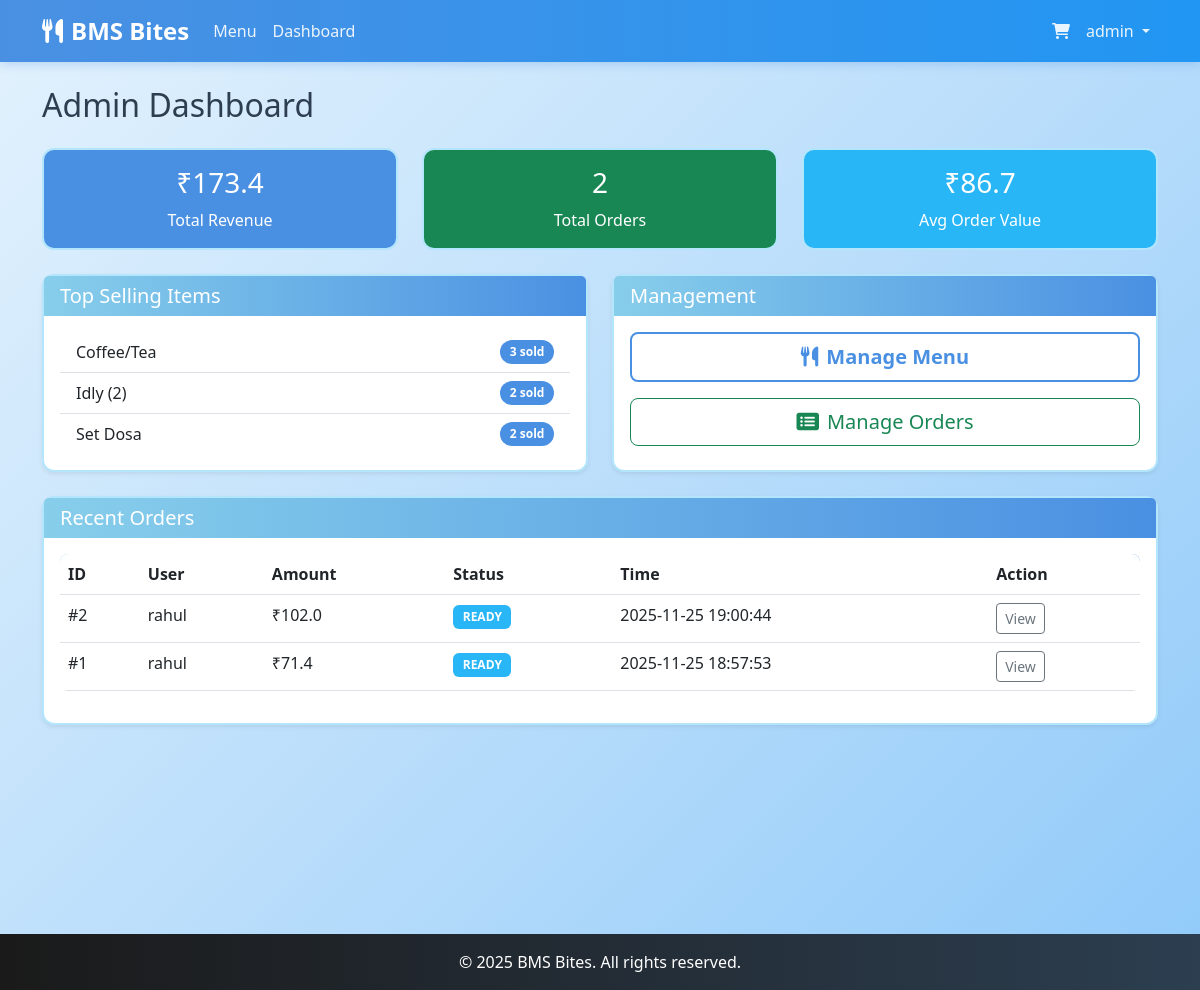
The app's page /admin/dashboard (signed in), older data.
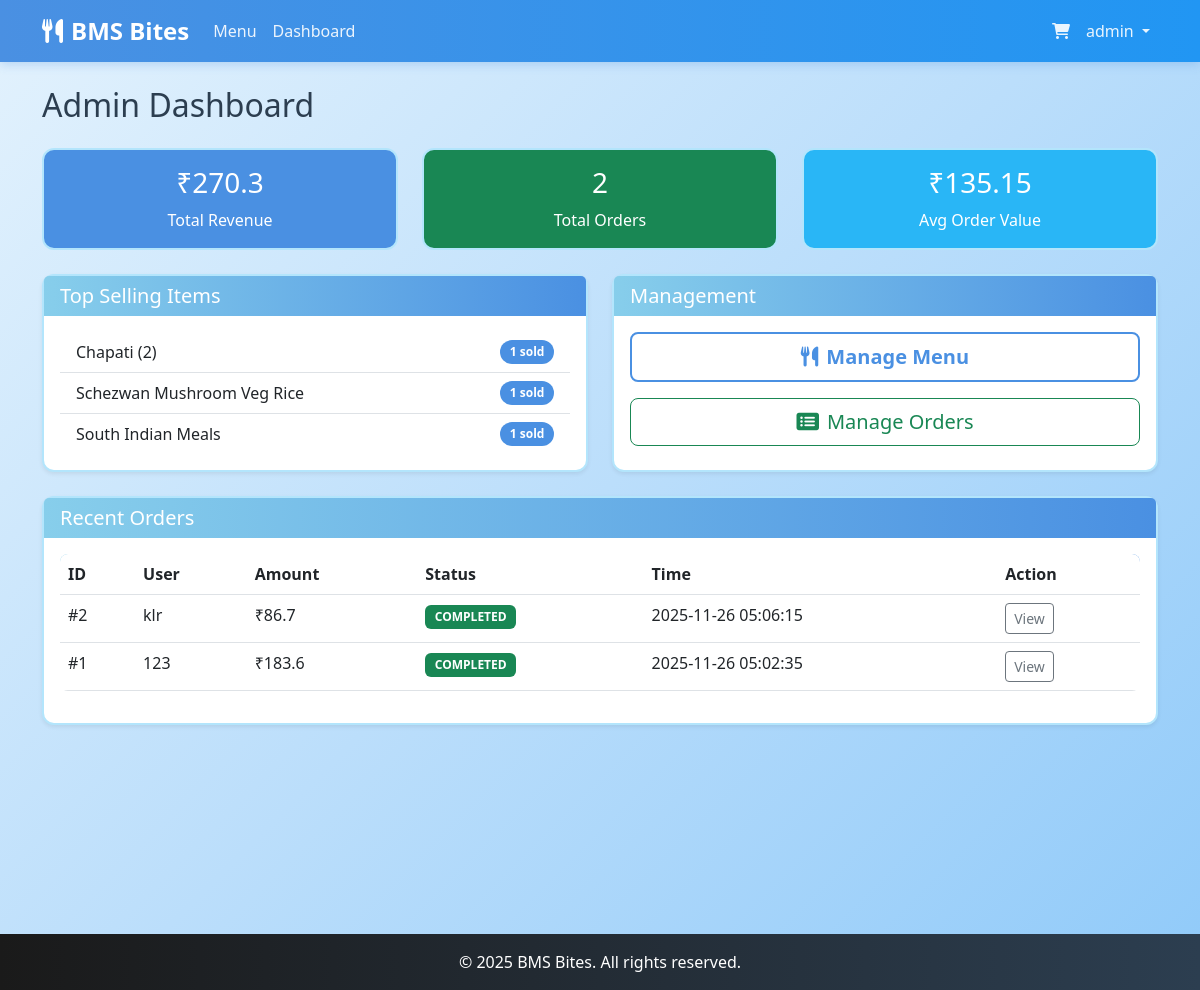
The same page, newer data.
### tables this page shows
CREATE TABLE menu (
    id INTEGER PRIMARY KEY AUTOINCREMENT,
    canteen_id INTEGER NOT NULL,
    name TEXT NOT NULL,
    description TEXT,
    price REAL NOT NULL,
    category TEXT NOT NULL, -- 'veg', 'non-veg', 'beverage'
    category_section TEXT, -- Section header like 'SOUTH INDIAN BREAKFAST', 'Dosa Items', etc.
    image_url TEXT,
    is_available BOOLEAN DEFAULT 1,
    created_at TIMESTAMP DEFAULT CURRENT_TIMESTAMP,
    FOREIGN KEY (canteen_id) REFERENCES canteens (id)
);

CREATE TABLE orders (
    id INTEGER PRIMARY KEY AUTOINCREMENT,
    user_id INTEGER NOT NULL,
    canteen_id INTEGER NOT NULL,
    total_amount REAL NOT NULL,
    platform_fee REAL DEFAULT 0.0,
    status TEXT NOT NULL DEFAULT 'preparing', -- 'preparing', 'ready', 'completed'
    pickup_time TEXT,
    created_at TIMESTAMP DEFAULT CURRENT_TIMESTAMP,
    FOREIGN KEY (user_id) REFERENCES users (id),
    FOREIGN KEY (canteen_id) REFERENCES canteens (id)
);

CREATE TABLE users (
    id INTEGER PRIMARY KEY AUTOINCREMENT,
    username TEXT UNIQUE NOT NULL,
    password_hash TEXT NOT NULL,
    role TEXT NOT NULL DEFAULT 'customer', -- 'customer' or 'admin'
    created_at TIMESTAMP DEFAULT CURRENT_TIMESTAMP
);

### routes/admin.py (the view)
@admin_bp.route('/dashboard')
@admin_required
def dashboard():
    summary = analytics_mgr.get_sales_summary()
    top_items = analytics_mgr.get_top_selling_items()
    daily_rev = analytics_mgr.get_daily_revenue()
    recent_orders = order_mgr.get_all_orders()[:10] # Last 10 orders
    return render_template('dashboard.html',
                           summary=summary,
                           top_items=top_items,
                           daily_rev=daily_rev,
                           recent_orders=recent_orders)

### app.py (called while the page is built)
@app.context_processor
def inject_session():
    return dict(session=session)

### routes/admin.py (called while the page is built)
def admin_required(view):
    @functools.wraps(view)
    def wrapped_view(**kwargs):
        if session.get('role') != 'admin':
            flash('Admin access required', 'danger')
            return redirect(url_for('auth.login'))
        return view(**kwargs)
    return wrapped_view

### utils/analytics.py (called while the page is built)
    def get_orders_df(self):
        conn = sqlite3.connect(self.db_path)
        df = pd.read_sql_query("SELECT * FROM orders", conn)
        conn.close()
        return df

    def get_order_items_df(self):
        conn = sqlite3.connect(self.db_path)
        df = pd.read_sql_query("SELECT * FROM order_items", conn)
        conn.close()
        return df

    def get_menu_df(self):
        conn = sqlite3.connect(self.db_path)
        df = pd.read_sql_query("SELECT * FROM menu", conn)
        conn.close()
        return df

    def get_daily_revenue(self):
        orders = self.get_orders_df()
        if orders.empty:
            return {}
        orders['created_at'] = pd.to_datetime(orders['created_at'])
        daily = orders.groupby(orders['created_at'].dt.date)['total_amount'].sum()
        return daily.to_dict()

### templates/dashboard.html
{% extends "layout.html" %}
{% block content %}
<h2 class="mb-4">Admin Dashboard</h2>
<div class="row mb-4">
    <div class="col-md-4">
        <div class="card bg-primary text-white h-100">
            <div class="card-body text-center">
                <h3>₹{{ summary['total_revenue'] }}</h3>
                <p class="mb-0">Total Revenue</p>
            </div>
        </div>
    </div>
    <div class="col-md-4">
        <div class="card bg-success text-white h-100">
            <div class="card-body text-center">
                <h3>{{ summary['total_orders'] }}</h3>
                <p class="mb-0">Total Orders</p>
            </div>
        </div>
    </div>
    <div class="col-md-4">
        <div class="card bg-info text-white h-100">
            <div class="card-body text-center">
                <h3>₹{{ summary['avg_order_value'] }}</h3>
                <p class="mb-0">Avg Order Value</p>
            </div>
        </div>
    </div>
</div>
<div class="row mb-4">
    <div class="col-md-6">
        <div class="card shadow-sm h-100">
            <div class="card-header">
                <h5 class="mb-0">Top Selling Items</h5>
            </div>
            <div class="card-body">
                <ul class="list-group list-group-flush">
                    {% for name, qty in top_items.items() %}
                    <li class="list-group-item d-flex justify-content-between align-items-center">
                        {{ name }}
                        <span class="badge bg-primary rounded-pill">{{ qty }} sold</span>
                    </li>
                    {% endfor %}
                </ul>
            </div>
        </div>
    </div>
    <div class="col-md-6">
        <div class="card shadow-sm h-100">
            <div class="card-header">
                <h5 class="mb-0">Management</h5>
            </div>
            <div class="card-body">
                <div class="d-grid gap-3">
                    <a href="{{ url_for('admin.manage_menu') }}" class="btn btn-outline-primary btn-lg">
                        <i class="fas fa-utensils me-2"></i>Manage Menu
                    </a>
                    <a href="{{ url_for('admin.manage_orders') }}" class="btn btn-outline-success btn-lg">
                        <i class="fas fa-list-alt me-2"></i>Manage Orders
                    </a>
                </div>
            </div>
        </div>
    </div>
</div>
<div class="card shadow-sm">
    <div class="card-header">
        <h5 class="mb-0">Recent Orders</h5>
    </div>
    <div class="card-body">
        <div class="table-responsive">
            <table class="table table-hover">
                <thead>
                    <tr>
                        <th>ID</th>
                        <th>User</th>
                        <th>Amount</th>
                        <th>Status</th>
                        <th>Time</th>
                        <th>Action</th>
                    </tr>
                </thead>
                <tbody>
                    {% for order in recent_orders %}
                    <tr>
                        <td>#{{ order['id'] }}</td>
                        <td>{{ order['username'] }}</td>
                        <td>₹{{ order['total_amount'] }}</td>
                        <td>
                            <span
                                class="badge bg-{{ 'warning' if order['status'] == 'preparing' else 'info' if order['status'] == 'ready' else 'success' }}">
                                {{ order['status']|upper }}
                            </span>
                        </td>
                        <td>{{ order['created_at'] }}</td>
                        <td>
                            <a href="{{ url_for('main.order_detail', order_id=order['id']) }}"
                                class="btn btn-sm btn-outline-secondary">View</a>
                        </td>
                    </tr>
                    {% endfor %}
                </tbody>
            </table>
        </div>
    </div>
</div>
{% endblock %}

Row changes from the older to the newer data that the page shows:
removed menu: name "Coffee/Tea", qty "3"
no longer on this page (row edited): menu: name "Idly (2)", id "2"
no longer on this page (row edited): menu: name "Set Dosa", qty "2"
now on this page (row edited): menu: name "Chapati (2)", qty "1"
now on this page (row edited): menu: name "Schezwan Mushroom Veg Rice", qty "1"
now on this page (row edited): menu: name "South Indian Meals", qty "1"
changed orders id 2: username "rahul" → "klr"; total_amount "102.0" → "86.7"; status "READY" → "COMPLETED"; created_at "2025-11-25 19:00:44" → "2025-11-26 05:06:15"
changed orders id 1: username "rahul" → "123"; total_amount "71.4" → "183.6"; status "READY" → "COMPLETED"; created_at "2025-11-25 18:57:53" → "2025-11-26 05:02:35"
Text that changed along with them:
{{ summary['total_revenue'] }}: "173.4" → "270.3"
{{ summary['avg_order_value'] }}: "86.7" → "135.15"
